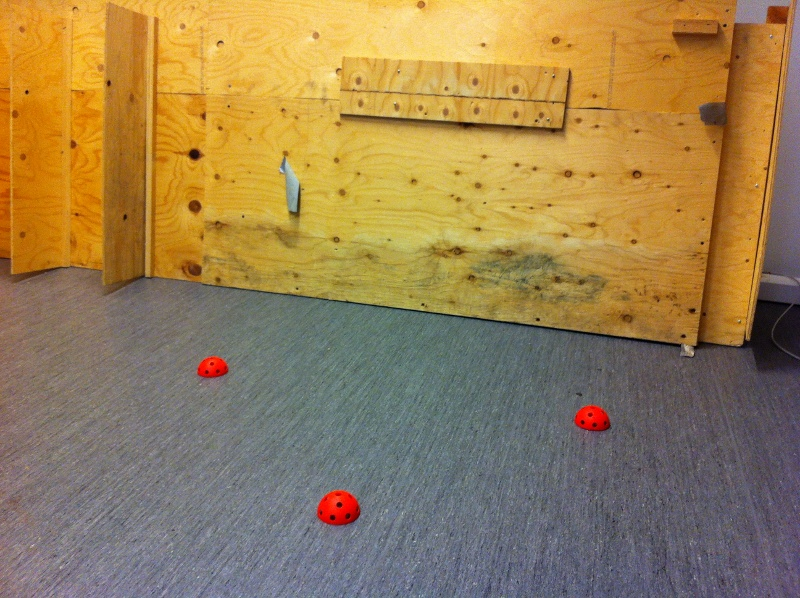
//> input picture testing/cam/pieni.jpg, 800 x 598 px
$ ./test pieni.jpg   (built with g++ and OpenCV 4)
//> lines starting //> are read from the running program, lines starting //| are printed output that depends on the picture; after the words box and inside, x2 and y2 are one past the last pixel; in counts of white or black regions, pixels touching at a corner belong together
#include <iostream>
#include <algorithm>
#include <opencv2/highgui/highgui.hpp>
#include <opencv2/imgproc/imgproc.hpp>
#include <Eigen/Dense>

using namespace cv;
using namespace Eigen;
using namespace std;

int main(int argc, char** argv)
{
	Mat src;
	Mat dst;

	src = imread ( argv[1], 1 );
//> src is the input picture: 598 rows x 800 cols, CV_8UC3; mean B, G, R 84.2, 127.4, 152.4
	cvtColor(src, dst, CV_RGB2HSV);
//> dst: 598 rows x 800 cols, CV_8UC3; mean H, S, V 88.6, 110.6, 157.9


	namedWindow("src", CV_WINDOW_AUTOSIZE);

	// tresholding
	inRange(dst, Scalar(0, 0, 0), Scalar(50, 255, 255), dst);
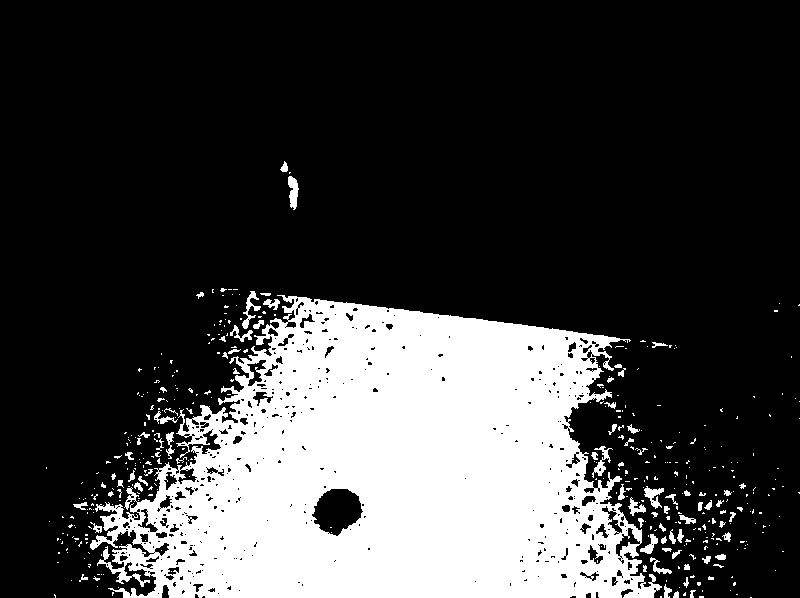
//> dst: 598 rows x 800 cols, CV_8UC1; 24.8% white; 414 white regions (336 under 20 px), largest, box (x1, y1, x2, y2) and area: (90, 295, 662, 598) 112990, (288, 176, 299, 210) 243, (242, 291, 261, 329) 227

	// dilation
	int dilation_size = 2;
	Mat element = getStructuringElement( MORPH_RECT,
					Size( 2*dilation_size + 1, 2*dilation_size + 1 ),
					Point( dilation_size, dilation_size ) );
	dilate( dst, dst, element );
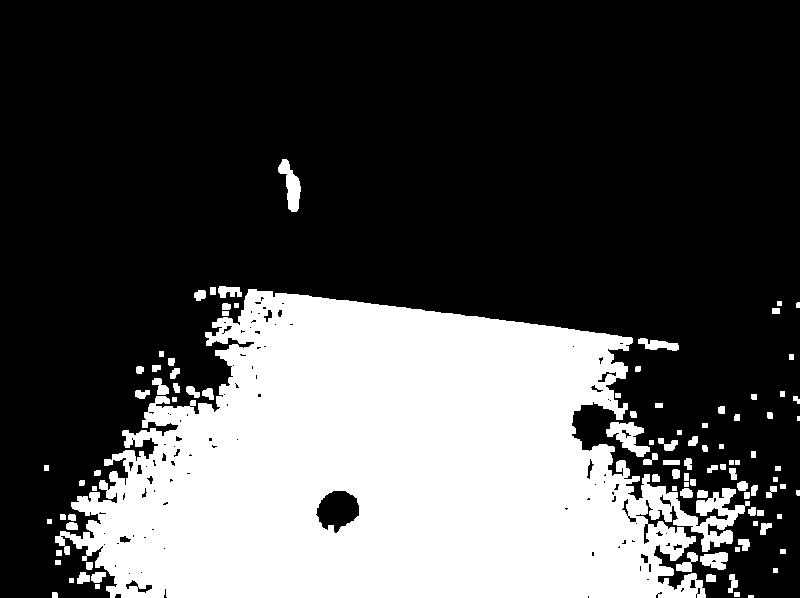
//> dst: 598 rows x 800 cols, CV_8UC1; 30.8% white; 99 white regions (2 under 20 px)

	imshow( "dst", dst);

	// contours
	vector<vector<Point> > contours;
	vector<Vec4i> hierarchy;

	findContours(dst, contours, hierarchy, CV_RETR_LIST, CV_CHAIN_APPROX_SIMPLE);
//> contours = 210 contours, 103 with area under 20; largest, box (x1, y1, x2, y2) and area: (55, 289, 750, 598) 140526, (315, 490, 360, 534) 1293, (606, 422, 650, 457) 678, (278, 159, 301, 212) 550, (700, 552, 728, 570) 320

	vector<vector<Point> > contours_poly( contours.size() );
//> contours_poly = 210 empty contours

	for( int i = 0; i < contours.size(); i++ )
	{
		Scalar color(255, 0, 0);

		double area = contourArea(contours[i]);
		if (area < 10000) continue;

		approxPolyDP( Mat(contours[i]), contours_poly[i], arcLength(Mat(contours[i]), true)*0.02, true );

		drawContours( src, contours, i, color, 1, 8, vector<Vec4i>(), 0, Point() );
		drawContours( src, contours_poly, i, Scalar(0,0,255), 1, 8, vector<Vec4i>(), 0, Point() );

		std::cout << contours_poly[i] << " area: " << area << std::endl;

		for (int a = 0; a < contours_poly[i].size(); a++) {
			circle(src, contours_poly[i][a], 10, Scalar(0,0,255));
		}

	}
//> this loop made 210 passes
//> (area, i) on pass 207: (140526, 206)
//> area on passes 2, 4, 5, 7, 9, 10: 20, 24.5, 20.5, 77, 47, 64
//| [55, 536;
//|  705, 597;
//|  635, 515;
//|  749, 501;
//|  581, 449;
//|  631, 337;
//|  248, 289] area: 140526
//> (output is shown up to pass 207 of 210)
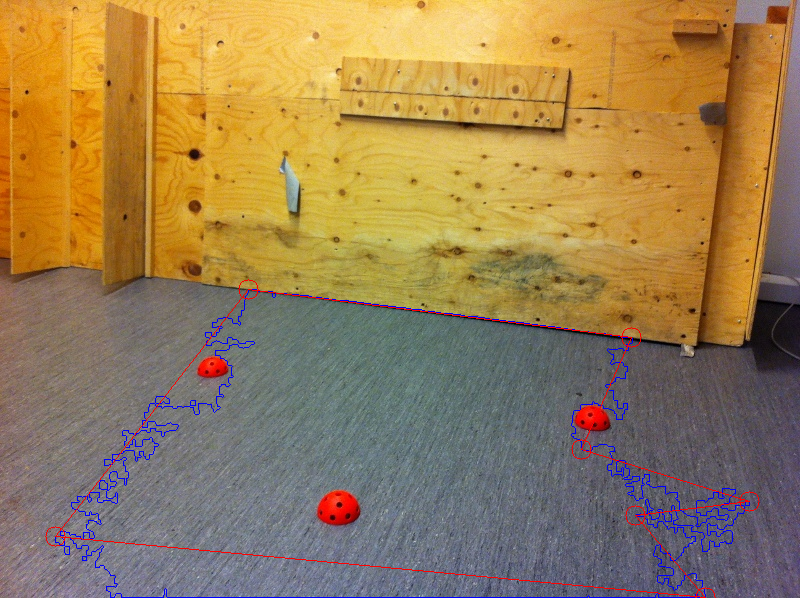
//> src: 598 rows x 800 cols, CV_8UC3; 1.22% of pixels changed, all inside (x1, y1, x2, y2) = (45, 279, 760, 598)

	imshow( "src", src);
	waitKey(0);

	return 0;
}
